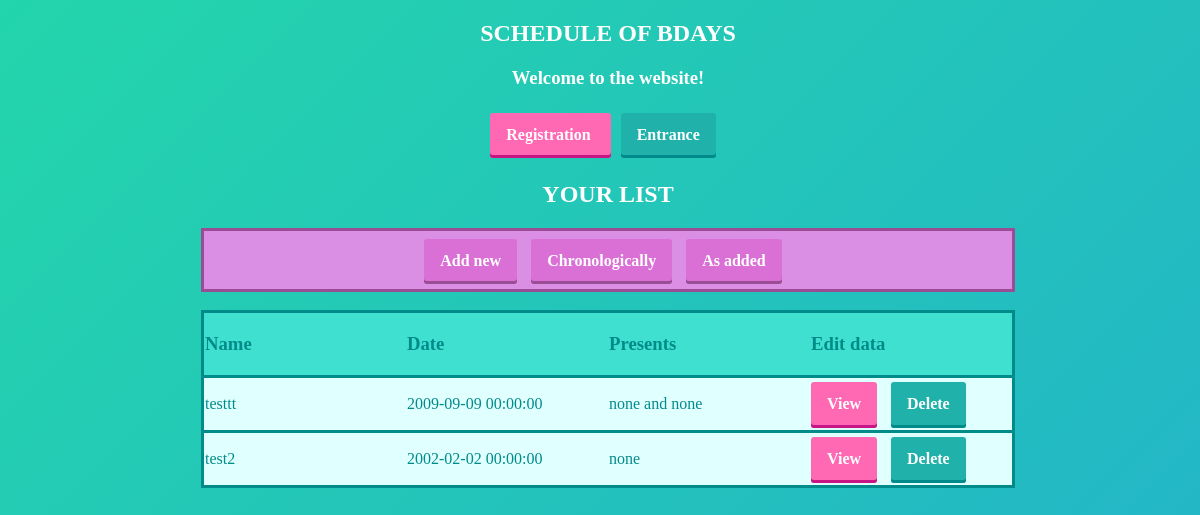
The app's page /main/8 (signed in), older data.
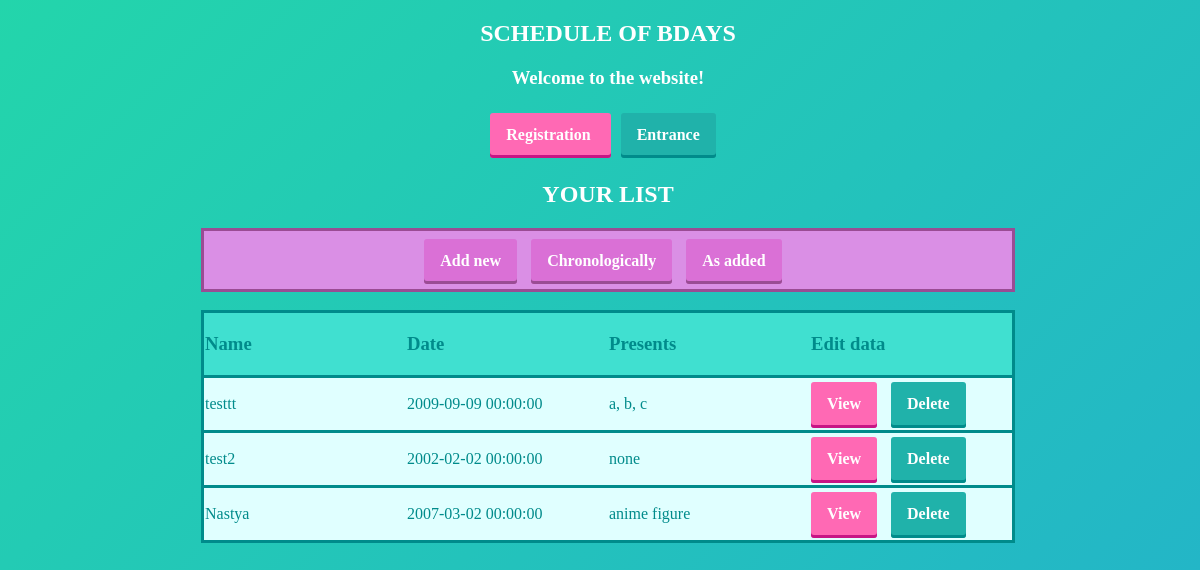
The same page, newer data.
### app/data/birthdays.py (models this page shows, shortened)
class Birthday(SqlAlchemyBase):
    __tablename__ = 'birthdays'
    id = sqlalchemy.Column(sqlalchemy.Integer,
                           primary_key=True, autoincrement=True)
    name = sqlalchemy.Column(sqlalchemy.String, nullable=True)
    date = sqlalchemy.Column(sqlalchemy.DateTime, nullable=True)
    gifts = sqlalchemy.Column(sqlalchemy.String, nullable=True)
    user_id = sqlalchemy.Column(sqlalchemy.Integer, nullable=True)

### funcs.py (the view)
@blueprint.route('/main/<int:id>', methods=['GET', 'POST'])
@login_required
def main(id):
    db_sess = db_session.create_session()
    param = []
    ids = []
    for bd in db_sess.query(Birthday).filter(Birthday.user_id == id).all():
        param.append([bd.name, bd.date, bd.gifts])
        ids.append(str(bd.id))
    return render_template('main.html', title='Home', param=param, add_link=f'/add/{id}',
                           birthday_link=f'/birthday/', ids=ids, length=len(param), id=str(id))

### app/data/db_session.py (called while the page is built)
def create_session() -> Session:
    global __factory
    return __factory()

### server.py (called while the page is built)
@login_manager.user_loader
def load_user(user_id):
    db_sess = db_session.create_session()
    return db_sess.query(User).get(user_id)

### templates/main.html (shortened to what this page needs)
<!DOCTYPE html>
<html lang="en">
<head>
        <link rel="stylesheet" href="/static/css/style.css">
    </head>
<body>
{% extends "base.html" %}
{% block content %}
<aside>
<br><h1>YOUR LIST</h1><form2 action="" method="post">
    <a class="button3" href={{add_link}}><span>Add new</span></a>
    <a class="button3" href="/main_sort/{{id}}"><span>Chronologically</span></a>
    <a class="button3" href="/main/{{id}}"><span>As added</span></a>
</aside>
<br><table cellspacing="0px">
      <thead>
        <tr>
          <th class="col1"><h3>Name</h3></th>
          <th class="col1"><h3>Date</h3></th>
          <th class="col1"><h3>Presents</h3></th>
          <th class="col1"><h3>Edit data</h3></th>
        </tr>
      </thead>
      <tbody>
      {% for i in range(length) %}
        <tr>
          {% for el in param[i] %}
              <td class="col1">{{ el }}</td>
          {% endfor %}
           {% set link = birthday_link + ids[i] %}
           {% set link2 = '/main/' + id + '/' + ids[i] %}
          <td class="col1"><a class="button1" href={{link}}><span>View</span></a>
          <a class="button2" href={{link2}}><span>Delete</span></a></td>
        </tr>
      {% endfor %}
      </tbody>
    </table>
{% endblock %}

### templates/base.html (shortened to what this page needs)
<!DOCTYPE html>
<html lang="en">
<head>
    <link rel="stylesheet" href="/static/css/style.css">
</head>
<aside>
<h1>SCHEDULE OF BDAYS</h1>
<h3>Welcome to the website!</h3>
<br><a id="register" class="button1" href="/register">
  <span>Registration</span>
</a>
<a id="login" class="button2" href="/login">
  <span>Entrance</span>
</a>
</aside>
<body>
<main role="main" class="container">
    {% block content %}{% endblock %}
</main>
</body>
</html>

### static/css/style.css (style rules this page uses)
html, body { width: 100%; height:100%; }
body { background: linear-gradient(-45deg, #ee7752, #e73c7e, #23a6d5, #23d5ab); background-size: 400% 400%; animation: gradient 15s ease infinite; box-sizing: border-box; }
aside { text-align: center; color: white; }
th { background: #40E0D0; color: rgb(0, 139, 139); }
td { border-top: 3px solid rgb(0, 139, 139); background: #E0FFFF; color: rgb(0, 139, 139); }
table { border: 3px solid rgb(0, 139, 139); text-align: left; margin-right: auto; margin-left: auto; }
.col1 { width: 200px; height: 50px; }
a.button1 { font-weight: 700; text-align: center; color: white; text-decoration: none; padding: .8em 1em calc(.8em + 3px); border-radius: 3px; margin-right: 10px; background: rgb(255, 105, 180); box-shadow: 0 -3px rgb(199, 21, 133) inset; transition: 0.2s; }
a.button2 { font-weight: 700; color: white; text-decoration: none; padding: .8em 1em calc(.8em + 3px); border-radius: 3px; margin-right: 10px; background: rgb(32, 178, 170); box-shadow: 0 -3px rgb(0, 139, 139) inset; transition: 0.2s; }
a.button3 { font-weight: 700; color: white; text-decoration: none; padding: .8em 1em calc(.8em + 3px); border-radius: 3px; margin-right: 10px; background: #DA70D6; box-shadow: 0 -3px #9a4c94 inset; transition: 0.2s; }
form2 { display: block; width: 708px; margin-right: auto; margin-left: auto; border: 3px solid #9a4c94; background: #da8fe5; padding-left: 50px; padding-right: 50px; padding-top: 20px; padding-bottom: 20px; }

Row changes from the older to the newer data that the page shows:
changed Birthday "testtt": gifts "none and none" → "a, b, c"
added Birthday: name "Nastya", date "2007-03-02 00:00:00", gifts "anime figure"
Text that changed along with them:
new list line: "View Delete"
